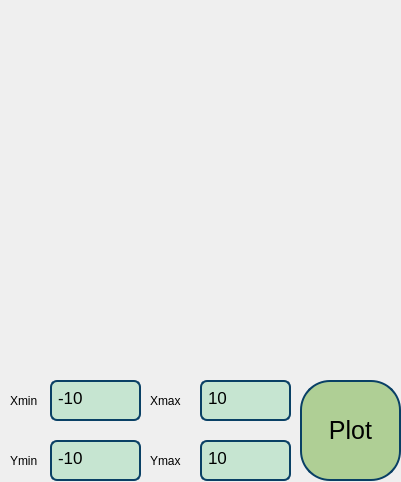
<?xml version="1.0" encoding="UTF-8"?>
<ui version="4.0">
 <class>Graps</class>
 <widget class="QDialog" name="Graps">
  <property name="geometry">
   <rect>
    <x>0</x>
    <y>0</y>
    <width>401</width>
    <height>482</height>
   </rect>
  </property>
  <property name="windowTitle">
   <string>Dialog</string>
  </property>
  <widget class="QCustomPlot" name="widget" native="true">
   <property name="geometry">
    <rect>
     <x>0</x>
     <y>0</y>
     <width>401</width>
     <height>361</height>
    </rect>
   </property>
   <property name="styleSheet">
    <string notr="true"/>
   </property>
  </widget>
  <widget class="QLabel" name="label_3">
   <property name="geometry">
    <rect>
     <x>10</x>
     <y>380</y>
     <width>31</width>
     <height>41</height>
    </rect>
   </property>
   <property name="text">
    <string>Xmin</string>
   </property>
  </widget>
  <widget class="QLabel" name="label_4">
   <property name="geometry">
    <rect>
     <x>10</x>
     <y>440</y>
     <width>31</width>
     <height>41</height>
    </rect>
   </property>
   <property name="text">
    <string>Ymin</string>
   </property>
  </widget>
  <widget class="QTextEdit" name="Xmin">
   <property name="geometry">
    <rect>
     <x>50</x>
     <y>380</y>
     <width>91</width>
     <height>41</height>
    </rect>
   </property>
   <property name="styleSheet">
    <string notr="true">QTextEdit {
    border: 2px solid #094065;;
    border-radius: 7px;
    padding: 2px;
    font-family: Arial;
    font-size: 16px;
background-color: rgb(198, 229, 209);
}
</string>
   </property>
   <property name="html">
    <string>&lt;!DOCTYPE HTML PUBLIC &quot;-//W3C//DTD HTML 4.0//EN&quot; &quot;http://www.w3.org/TR/REC-html40/strict.dtd&quot;&gt;
&lt;html&gt;&lt;head&gt;&lt;meta name=&quot;qrichtext&quot; content=&quot;1&quot; /&gt;&lt;meta charset=&quot;utf-8&quot; /&gt;&lt;style type=&quot;text/css&quot;&gt;
p, li { white-space: pre-wrap; }
&lt;/style&gt;&lt;/head&gt;&lt;body style=&quot; font-family:'Arial'; font-size:16px; font-weight:400; font-style:normal;&quot;&gt;
&lt;p style=&quot; margin-top:0px; margin-bottom:0px; margin-left:0px; margin-right:0px; -qt-block-indent:0; text-indent:0px;&quot;&gt;&lt;span style=&quot; font-family:'.AppleSystemUIFont'; font-size:13pt;&quot;&gt;-10&lt;/span&gt;&lt;/p&gt;&lt;/body&gt;&lt;/html&gt;</string>
   </property>
  </widget>
  <widget class="QTextEdit" name="Ymin">
   <property name="geometry">
    <rect>
     <x>50</x>
     <y>440</y>
     <width>91</width>
     <height>41</height>
    </rect>
   </property>
   <property name="styleSheet">
    <string notr="true">QTextEdit {
    border: 2px solid #094065;;
    border-radius: 7px;
    padding: 2px;
    font-family: Arial;
    font-size: 16px;
background-color: rgb(198, 229, 209);
}
</string>
   </property>
   <property name="html">
    <string>&lt;!DOCTYPE HTML PUBLIC &quot;-//W3C//DTD HTML 4.0//EN&quot; &quot;http://www.w3.org/TR/REC-html40/strict.dtd&quot;&gt;
&lt;html&gt;&lt;head&gt;&lt;meta name=&quot;qrichtext&quot; content=&quot;1&quot; /&gt;&lt;meta charset=&quot;utf-8&quot; /&gt;&lt;style type=&quot;text/css&quot;&gt;
p, li { white-space: pre-wrap; }
&lt;/style&gt;&lt;/head&gt;&lt;body style=&quot; font-family:'Arial'; font-size:16px; font-weight:400; font-style:normal;&quot;&gt;
&lt;p style=&quot; margin-top:0px; margin-bottom:0px; margin-left:0px; margin-right:0px; -qt-block-indent:0; text-indent:0px;&quot;&gt;&lt;span style=&quot; font-family:'.AppleSystemUIFont'; font-size:13pt;&quot;&gt;-10&lt;/span&gt;&lt;/p&gt;&lt;/body&gt;&lt;/html&gt;</string>
   </property>
  </widget>
  <widget class="QLabel" name="label_5">
   <property name="geometry">
    <rect>
     <x>150</x>
     <y>440</y>
     <width>41</width>
     <height>41</height>
    </rect>
   </property>
   <property name="text">
    <string>Ymax</string>
   </property>
  </widget>
  <widget class="QTextEdit" name="Xmax">
   <property name="geometry">
    <rect>
     <x>200</x>
     <y>380</y>
     <width>91</width>
     <height>41</height>
    </rect>
   </property>
   <property name="styleSheet">
    <string notr="true">QTextEdit {
    border: 2px solid #094065;;
    border-radius: 7px;
    padding: 2px;
    font-family: Arial;
    font-size: 16px;
background-color: rgb(198, 229, 209);
}
</string>
   </property>
   <property name="html">
    <string>&lt;!DOCTYPE HTML PUBLIC &quot;-//W3C//DTD HTML 4.0//EN&quot; &quot;http://www.w3.org/TR/REC-html40/strict.dtd&quot;&gt;
&lt;html&gt;&lt;head&gt;&lt;meta name=&quot;qrichtext&quot; content=&quot;1&quot; /&gt;&lt;meta charset=&quot;utf-8&quot; /&gt;&lt;style type=&quot;text/css&quot;&gt;
p, li { white-space: pre-wrap; }
&lt;/style&gt;&lt;/head&gt;&lt;body style=&quot; font-family:'Arial'; font-size:16px; font-weight:400; font-style:normal;&quot;&gt;
&lt;p style=&quot; margin-top:0px; margin-bottom:0px; margin-left:0px; margin-right:0px; -qt-block-indent:0; text-indent:0px;&quot;&gt;&lt;span style=&quot; font-family:'.AppleSystemUIFont'; font-size:13pt;&quot;&gt;10&lt;/span&gt;&lt;/p&gt;&lt;/body&gt;&lt;/html&gt;</string>
   </property>
  </widget>
  <widget class="QLabel" name="label_6">
   <property name="geometry">
    <rect>
     <x>150</x>
     <y>380</y>
     <width>41</width>
     <height>41</height>
    </rect>
   </property>
   <property name="text">
    <string>Xmax</string>
   </property>
  </widget>
  <widget class="QTextEdit" name="Ymax">
   <property name="geometry">
    <rect>
     <x>200</x>
     <y>440</y>
     <width>91</width>
     <height>41</height>
    </rect>
   </property>
   <property name="styleSheet">
    <string notr="true">QTextEdit {
    border: 2px solid #094065;;
    border-radius: 7px;
    padding: 2px;
    font-family: Arial;
    font-size: 16px;
background-color: rgb(198, 229, 209);
}
</string>
   </property>
   <property name="html">
    <string>&lt;!DOCTYPE HTML PUBLIC &quot;-//W3C//DTD HTML 4.0//EN&quot; &quot;http://www.w3.org/TR/REC-html40/strict.dtd&quot;&gt;
&lt;html&gt;&lt;head&gt;&lt;meta name=&quot;qrichtext&quot; content=&quot;1&quot; /&gt;&lt;meta charset=&quot;utf-8&quot; /&gt;&lt;style type=&quot;text/css&quot;&gt;
p, li { white-space: pre-wrap; }
&lt;/style&gt;&lt;/head&gt;&lt;body style=&quot; font-family:'Arial'; font-size:16px; font-weight:400; font-style:normal;&quot;&gt;
&lt;p style=&quot; margin-top:0px; margin-bottom:0px; margin-left:0px; margin-right:0px; -qt-block-indent:0; text-indent:0px;&quot;&gt;&lt;span style=&quot; font-family:'.AppleSystemUIFont'; font-size:13pt;&quot;&gt;10&lt;/span&gt;&lt;/p&gt;&lt;/body&gt;&lt;/html&gt;</string>
   </property>
  </widget>
  <widget class="QPushButton" name="Plot">
   <property name="geometry">
    <rect>
     <x>300</x>
     <y>380</y>
     <width>101</width>
     <height>101</height>
    </rect>
   </property>
   <property name="font">
    <font>
     <pointsize>19</pointsize>
    </font>
   </property>
   <property name="styleSheet">
    <string notr="true">QPushButton {
  background-color: rgb(175, 207, 149);
  color: black; 
border-radius: 30px;                    
border: 2px solid #094065;
}

QPushButton:pressed {
    background-color: qlineargradient(x1: 0, y1: 0, x2: 0, y2: 1,
                                      stop: 0 #FF7832, stop: 1 #FF9739);
}</string>
   </property>
   <property name="text">
    <string>Plot</string>
   </property>
  </widget>
 </widget>
 <customwidgets>
  <customwidget>
   <class>QCustomPlot</class>
   <extends>QWidget</extends>
   <header>qcustomplot.h</header>
   <container>1</container>
  </customwidget>
 </customwidgets>
 <resources/>
 <connections/>
</ui>
